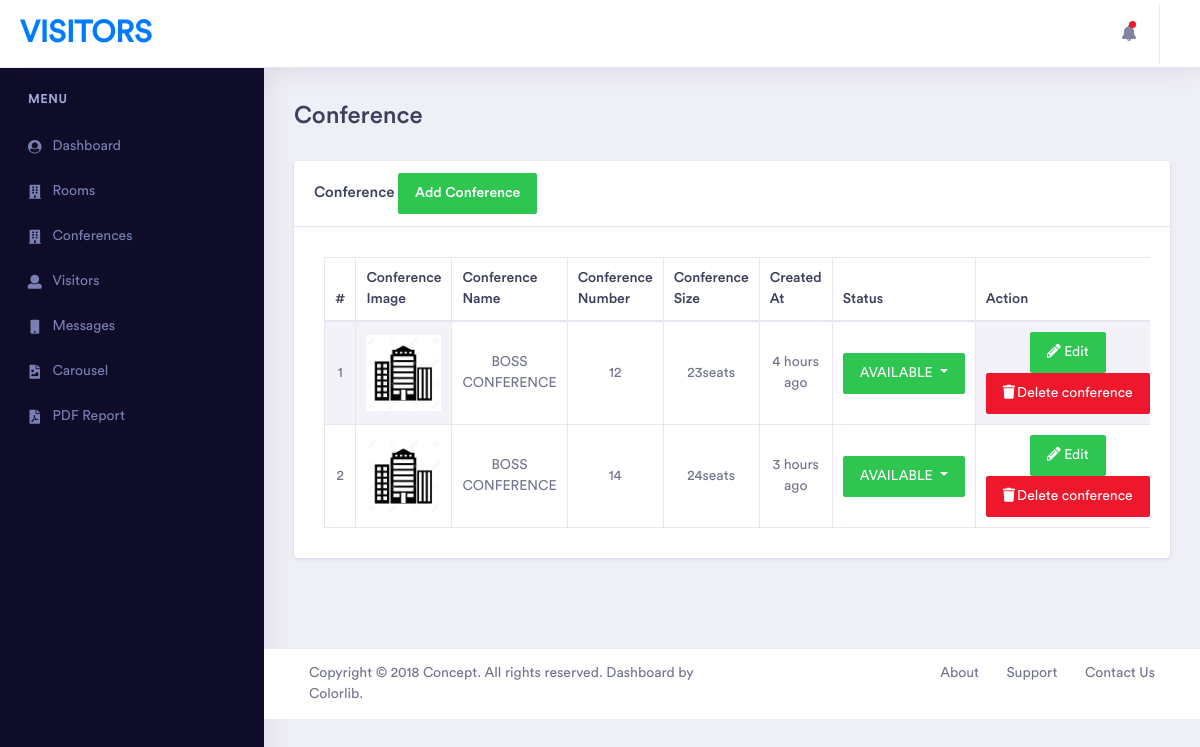
/visitorsadmin/conference, run on the app's committed database.
### visitorsfront/models.py (models this page shows, shortened)
class Conference(models.Model):
    conference_name = models.CharField(max_length=200, null=False, blank=False)
    conference_number = models.CharField(max_length=200, null=False, blank=False)
    size = models.CharField(max_length=200, null=False, blank=False)
    room_image = models.ImageField(max_length=200, null=False, blank=False, upload_to='conferences')
    created_at = models.DateTimeField(auto_now_add=True)
    updated_at = models.DateTimeField(auto_now=True)
    CONFERENCE_STATUS=(
        ('AVAILABLE', 'Available'),
        ('UNAVAILABLE','Unavailable'),
    )
    status = models.CharField(choices=CONFERENCE_STATUS, max_length=200, null=False, blank=False, default='AVAILABLE')
    created_at = models.DateTimeField(auto_now_add=True)
    updated_at = models.DateTimeField(auto_now=True)

### visitorsadmin/views.py (the view)
# urls.py: path('conference', views.conference, name='conference'),
def conference(request):
    conferences = Conference.objects.all()
    context = {
        'conferences': conferences,
    }
    return render(request, 'tulia/orders/confernce.html', context)

### visitorsadmin/templatetags/call_method.py (called while the page is built)
@register.filter(name='messagesss')
def allmessages(request):
    messages = Message.objects.order_by('-created_at')
    if messages:
        return messages
    return None

### visitorsadmin/templates/tulia/orders/confernce.html (shortened to what this page needs)
{% extends 'tulia/dashboard/dashboard.html' %}
{% load humanize %}
{% load static %}
{% block content %}
    <div class="dashboard-wrapper">
            <div class="container-fluid  dashboard-content">
                <div class="row">
                    <div class="col-xl-12 col-lg-12 col-md-12 col-sm-12 col-12">
                        <div class="page-header">
                            <h2 class="pageheader-title">Conference</h2>
                        </div>
                    </div>
                </div>
                <div class="row">
                    <div class="col-xl-12 col-lg-12 col-md-12 col-sm-12 col-12">
                        <div class="card">
                            <h5 class="card-header">Conference <a href="#" class="btn-success btn pull-right" data-toggle="modal" data-target="#productadd">Add Conference </a></h5>
                            <div class="card-body">
                                <div class="table-responsive">
                                 {% if conferences|length > 0 %}
                                    <div class="main-chart" id="line-chart" style="padding: 10px">
                                       <table id="" class="example table table-striped table-bordered" style="">
                                            <thead>
                                                <tr class="text-capitalize">
                                                    <th>#</th>
                                                    <th>conference Image</th>
                                                    <th>conference Name</th>
                                                    <th>conference Number</th>
                                                    <th>conference Size</th>
                                                    <th>Created At</th>
                                                    <th>Status</th>
                                                    <th>Action</th>
                                                </tr>
                                            </thead>
                                            <tbody>
                                                {% for conference in conferences %}
                                                    <tr class="text-center ">
                                                        <td>{{ forloop.counter }}</td>
                                                         <td class="tb-data tb-data" style="width: 110px; position: relative">
                                                            <div class="product-image ">
                                                               <img style="width: 100%;" src="{{ conference.room_image.url }}" alt="{{ conference.conference_name }}">
                                                            </div>
                                                        </td>
                                                        <td class="product-details" style="width: 299px; text-transform: uppercase;">{{ conference.conference_name }}</td>
                                                        <td class="product-details" >{{ conference.conference_number }}</td>
                                                        <td class="product-details" style="">{{ conference.size}}</td>
                                                        <td class="product-details" style="">{{ conference.created_at|naturaltime}}</td>
                                                        <td class="product-details" style="">
                                                            <div class="btn-group dropdown">
                                                              <button type="button" class="btn
                                                              {% if conference.status == 'AVAILABLE' %}
                                                                     btn-success
                                                              {% elif conference.status == 'UNAVAILABLE' %}
                                                                     btn-danger
                                                               {% endif %}
                                                               dropdown-toggle" data-toggle="dropdown" aria-haspopup="true" aria-expanded="false">
                                                                {{conference.status}}
                                                              </button>
                                                            </div>
                                                        </td>
                                                        <td>
                                                            <a href="" class="btn btn-success" data-toggle="modal" data-target="#productedit{{ conference.id }}"><i class="fas fa-pencil-alt"></i> Edit</a>
                                                            <a href="{% url 'VisitorsAdmin:deleteconference' conference.id %}"  class="btn btn-danger"><i class="fas fa-trash " style="padding-right: 2px"></i>Delete conference</a>
                                                        </td>
                                                    </tr>
                                                {% endfor %}
                                            </tbody>
                                       </table>
                                    </div>
                                {% endif %}
                                </div>
                            </div>
                        </div>
                    </div>
                </div>
            </div>
            <div class="footer">
                <div class="container-fluid">
                    <div class="row">
                        <div class="col-xl-6 col-lg-6 col-md-12 col-sm-12 col-12">
                            Copyright © 2018 Concept. All rights reserved. Dashboard by <a href="https://colorlib.com/wp/">Colorlib</a>.
                        </div>
                        <div class="col-xl-6 col-lg-6 col-md-12 col-sm-12 col-12">
                            <div class="text-md-right footer-links d-none d-sm-block">
                                <a href="javascript: void(0);">About</a>
                                <a href="javascript: void(0);">Support</a>
                                <a href="javascript: void(0);">Contact Us</a>
                            </div>
                        </div>
                    </div>
                </div>
            </div>
        </div>
{% endblock content %}

### visitorsadmin/templates/tulia/dashboard/dashboard.html (shortened to what this page needs)
<!doctype html>
{% load static %}
{% load call_method %}
{% load humanize %}
<html lang="en">
<head>
    <link rel="stylesheet" href="{% static 'assets/vendor/bootstrap/css/bootstrap.min.css' %}">
    <link href="{% static 'assets/vendor/fonts/circular-std/style.css' %}" rel="stylesheet">
    <link rel="stylesheet" href="{% static 'assets/libs/css/style.css' %}">
    <link rel="stylesheet" href="{% static 'assets/vendor/fonts/fontawesome/css/fontawesome-all.css' %}">
    <link rel="stylesheet" href="{% static 'assets/vendor/charts/chartist-bundle/chartist.css' %}">
    <link rel="stylesheet" href="{% static 'assets/vendor/charts/morris-bundle/morris.css' %}">
    <link rel="stylesheet" href="{% static 'assets/vendor/fonts/material-design-iconic-font/css/materialdesignicons.min.css' %}">
    <link rel="stylesheet" href="{% static 'assets/vendor/charts/c3charts/c3.css' %}">
    <link rel="stylesheet" href="{% static 'assets/vendor/fonts/flag-icon-css/flag-icon.min.css' %}">
</head>
<body>
    <div class="dashboard-main-wrapper">
        <div class="dashboard-header">
            <nav class="navbar navbar-expand-lg bg-white fixed-top">
                <a class="navbar-brand" href="{% url 'VisitorsAdmin:home' %}">Visitors</a>
                <div class="collapse navbar-collapse " id="navbarSupportedContent">
                    <ul class="navbar-nav ml-auto navbar-right-top">
                        <li class="nav-item dropdown notification">
                            <a class="nav-link nav-icons" href="#" id="navbarDropdownMenuLink1" data-toggle="dropdown" aria-haspopup="true" aria-expanded="false"><i class="fas fa-fw fa-bell"></i> <span class="indicator"></span></a>
                        </li>
                        <li class="nav-item dropdown nav-user">
                            <a class="nav-link nav-user-img text-dark" href="#" id="navbarDropdownMenuLink2" data-toggle="dropdown">{{ request.user.username }}</a>
                        </li>
                    </ul>
                </div>
            </nav>
        </div>
        <div class="nav-left-sidebar sidebar-dark">
            <div class="menu-list">
                <nav class="navbar navbar-expand-lg navbar-light">
                    <div class="collapse navbar-collapse" id="navbarNav">
                        <ul class="navbar-nav flex-column">
                            <li class="nav-divider">
                                Menu
                            </li>
                            <li class="nav-item ">
                                <a class="nav-link " href="{% url 'VisitorsAdmin:home' %}">
                                    <i class="fa fa-fw fa-user-circle"></i>Dashboard
                                </a>
                            </li>
                            <li class="nav-item">
                                <a class="nav-link" href="{% url 'VisitorsAdmin:room' %}" ><i class="fa fa-fw fa-building"></i>Rooms</a>
                            </li>
                            <li class="nav-item">
                                <a class="nav-link" href="{% url 'VisitorsAdmin:conference' %}" ><i class="fa fa-fw fa-building"></i>Conferences</a>
                            </li>
                            <li class="nav-item">
                                <a class="nav-link" href="{% url 'VisitorsAdmin:visitors' %}" ><i class="fa fa-fw fa-user"></i>Visitors</a>
                            </li>
                            <li class="nav-item">
                                <a class="nav-link" href="{% url 'VisitorsAdmin:messages' %}" ><i class="fa fa-fw fa-mobile"></i>Messages</a>
                            </li>
                            <li class="nav-item">
                                <a class="nav-link" href="{% url 'VisitorsAdmin:carousel' %}" ><i class="fa fa-fw fa-file-image"></i>Carousel</a>
                            </li>
                            <li class="nav-item">
                                <a class="nav-link" href="#" ><i class="fa fa-fw fa-file-pdf"></i>PDF Report</a>
                            </li>
                        </ul>
                    </div>
                </nav>
            </div>
        </div>
    <div class="col-sm-7" style="margin: 0 auto;">
    </div>
        {% block content %}
        {% endblock content %}
    </div>
{% load sweetify %}
</body>
</html>

### data on the page
Conference: room_image (picture), conference_name "BOSS CONFERENCE", conference_number "12", size "23seats", created_at "4 hours ago", status "AVAILABLE"
Conference: room_image (picture), conference_name "BOSS CONFERENCE", conference_number "14", size "24seats", created_at "3 hours ago", status "AVAILABLE"
